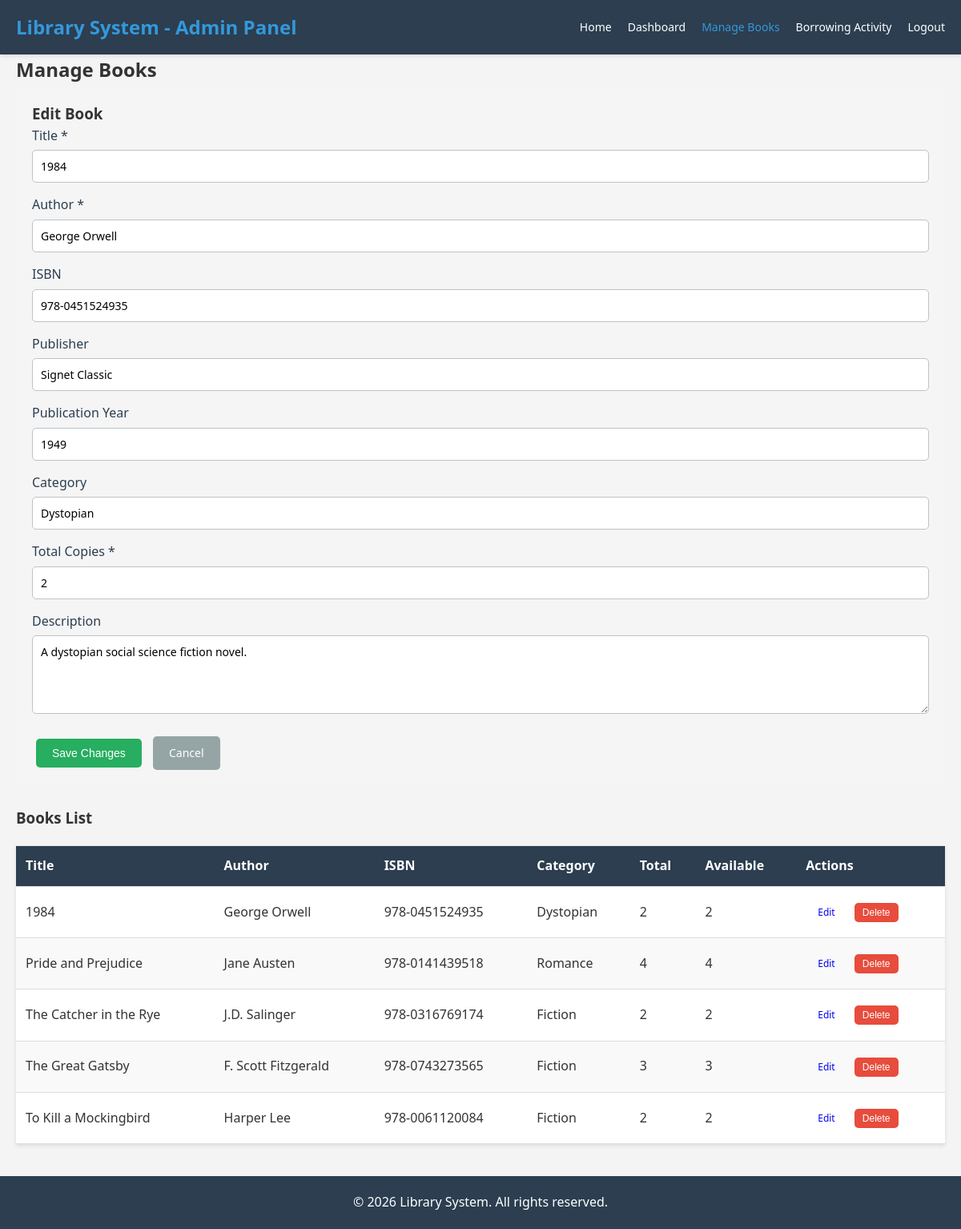
/admin/books.php?edit=3 (signed in), run on the app's committed database.
### tables this page shows
CREATE TABLE books (
    book_id INT PRIMARY KEY AUTO_INCREMENT,
    title VARCHAR(200) NOT NULL,
    author VARCHAR(100) NOT NULL,
    isbn VARCHAR(20) UNIQUE,
    publisher VARCHAR(100),
    publication_year YEAR,
    category VARCHAR(50),
    total_copies INT DEFAULT 1,
    available_copies INT DEFAULT 1,
    description TEXT,
    created_at TIMESTAMP DEFAULT CURRENT_TIMESTAMP,
    updated_at TIMESTAMP DEFAULT CURRENT_TIMESTAMP ON UPDATE CURRENT_TIMESTAMP
);

### includes/Database.php (called while the page is built, shortened)
<?php
class Database {
    private $connection;
    private $host;
    private $user;
    private $pass;
    private $db;
    public function __construct() {
        $this->host = DB_HOST;
        $this->user = DB_USER;
        $this->pass = DB_PASS;
        $this->db = DB_NAME;
    }
    private function connect() {
        $this->connection = new mysqli($this->host, $this->user, $this->pass, $this->db);
        $this->connection->set_charset("utf8");
    }
    public function query($sql) {
        $result = $this->connection->query($sql);
        return $result;
    }
    public function prepare($sql) {
        return $this->connection->prepare($sql);
    }
}
?>

### includes/Book.php (called while the page is built, shortened)
<?php
require_once __DIR__ . '/Database.php';
class Book {
    private $db;
    public function __construct() {
        $this->db = new Database();
    }
    public function getAllBooks() {
        $sql = "SELECT * FROM books ORDER BY title ASC";
        $result = $this->db->query($sql);
        return $result->fetch_all(MYSQLI_ASSOC);
    }
    public function getBookById($book_id) {
        $sql = "SELECT * FROM books WHERE book_id = ?";
        $stmt = $this->db->prepare($sql);
        $stmt->bind_param('i', $book_id);
        $stmt->execute();
        return $stmt->get_result()->fetch_assoc();
    }
}
?>

### admin/books.php (the view, shortened to what this page needs)
<?php
require_once '../includes/Book.php';
$book = new Book();
$edit_book = null;
if (isset($_GET['edit'])) {
    $edit_book = $book->getBookById(intval($_GET['edit']));
}
$books = $book->getAllBooks();
?>
<!DOCTYPE html>
<html lang="en">
<head>
    <link rel="stylesheet" href="../css/style.css">
</head>
<body>
    <div class="navbar">
        <div class="container">
            <h1 class="logo">Library System - Admin Panel</h1>
            <nav>
                <ul>
                    <li><a href="../index.php">Home</a></li>
                    <li><a href="dashboard.php">Dashboard</a></li>
                    <li><a href="books.php" class="active">Manage Books</a></li>
                    <li><a href="borrowing.php">Borrowing Activity</a></li>
                    <li><a href="../pages/logout.php">Logout</a></li>
                </ul>
            </nav>
        </div>
    </div>
    <div class="container">
        <h2>Manage Books</h2>
        <?php if (!empty($edit_book)): ?>
            <div style="margin-bottom: 20px; padding: 20px; background: #f5f5f5; border-radius: 5px;">
                <h3>Edit Book</h3>
                <form method="POST">
                    <div class="form-group">
                        <label>Title *</label>
                        <input type="text" name="title" required value="<?php echo htmlspecialchars($edit_book['title']); ?>">
                    </div>
                    <div class="form-group">
                        <label>Author *</label>
                        <input type="text" name="author" required value="<?php echo htmlspecialchars($edit_book['author']); ?>">
                    </div>
                    <div class="form-group">
                        <label>ISBN</label>
                        <input type="text" name="isbn" value="<?php echo htmlspecialchars($edit_book['isbn'] ?? ''); ?>">
                    </div>
                    <div class="form-group">
                        <label>Publisher</label>
                        <input type="text" name="publisher" value="<?php echo htmlspecialchars($edit_book['publisher'] ?? ''); ?>">
                    </div>
                    <div class="form-group">
                        <label>Publication Year</label>
                        <input type="number" name="publication_year" min="1900" max="<?php echo date('Y'); ?>" value="<?php echo htmlspecialchars($edit_book['publication_year'] ?? ''); ?>">
                    </div>
                    <div class="form-group">
                        <label>Category</label>
                        <input type="text" name="category" value="<?php echo htmlspecialchars($edit_book['category'] ?? ''); ?>">
                    </div>
                    <div class="form-group">
                        <label>Total Copies *</label>
                        <input type="number" name="total_copies" min="1" required value="<?php echo $edit_book['total_copies']; ?>">
                    </div>
                    <div class="form-group">
                        <label>Description</label>
                        <textarea name="description" rows="4"><?php echo htmlspecialchars($edit_book['description'] ?? ''); ?></textarea>
                    </div>
                    <button type="submit" class="btn btn-success">Save Changes</button>
                    <a href="books.php" class="btn btn-secondary">Cancel</a>
                </form>
            </div>
        <?php endif; ?>
        <h3>Books List</h3>
        <?php if (empty($books)): ?>
            <p>No books found.</p>
        <?php else: ?>
            <table class="table">
                <thead>
                    <tr>
                        <th>Title</th>
                        <th>Author</th>
                        <th>ISBN</th>
                        <th>Category</th>
                        <th>Total</th>
                        <th>Available</th>
                        <th>Actions</th>
                    </tr>
                </thead>
                <tbody>
                    <?php foreach ($books as $b): ?>
                        <tr>
                            <td><?php echo htmlspecialchars($b['title']); ?></td>
                            <td><?php echo htmlspecialchars($b['author']); ?></td>
                            <td><?php echo htmlspecialchars($b['isbn'] ?? '-'); ?></td>
                            <td><?php echo htmlspecialchars($b['category'] ?? '-'); ?></td>
                            <td><?php echo $b['total_copies']; ?></td>
                            <td><?php echo $b['available_copies']; ?></td>
                            <td>
                                <a href="books.php?edit=<?php echo $b['book_id']; ?>" class="btn btn-sm">Edit</a>
                                <form method="POST" style="display: inline;" onsubmit="return confirm('Delete this book?');">
                                    <button type="submit" class="btn btn-sm btn-danger">Delete</button>
                                </form>
                            </td>
                        </tr>
                    <?php endforeach; ?>
                </tbody>
            </table>
        <?php endif; ?>
    </div>
    <footer>
        <p>&copy; <?php echo date('Y'); ?> Library System. All rights reserved.</p>
    </footer>
</body>
</html>

### css/style.css (style rules this page uses)
* { margin: 0; padding: 0; box-sizing: border-box; }
body { font-family: 'Segoe UI', Tahoma, Geneva, Verdana, sans-serif; line-height: 1.6; color: #333; background-color: #f4f4f4; }
.container { max-width: 1200px; margin: 0 auto; padding: 0 20px; }
.navbar { background-color: #2c3e50; color: white; padding: 15px 0; box-shadow: 0 2px 5px rgba(0,0,0,0.1); position: sticky; top: 0; z-index: 100; }
.navbar .container { display: flex; justify-content: space-between; align-items: center; }
.navbar .logo { font-size: 24px; font-weight: bold; color: #3498db; }
.navbar nav ul { list-style: none; display: flex; gap: 20px; flex-wrap: wrap; }
.navbar nav a { color: white; text-decoration: none; transition: color 0.3s; font-size: 14px; }
.navbar nav a:hover, .navbar nav a.active { color: #3498db; }
.btn { display: inline-block; padding: 10px 20px; border: none; border-radius: 5px; cursor: pointer; text-decoration: none; transition: all 0.3s; font-size: 14px; margin: 5px; }
.btn-secondary { background-color: #95a5a6; color: white; }
.btn-success { background-color: #27ae60; color: white; }
.btn-danger { background-color: #e74c3c; color: white; }
.btn-sm { padding: 5px 10px; font-size: 12px; }
.form-group { margin-bottom: 15px; }
.form-group label { display: block; margin-bottom: 5px; font-weight: 500; color: #2c3e50; }
.form-group input, .form-group textarea { width: 100%; padding: 10px; border: 1px solid #bdc3c7; border-radius: 5px; font-size: 14px; font-family: inherit; }
.form-group textarea { resize: vertical; }
.table { width: 100%; border-collapse: collapse; background: white; margin: 20px 0; box-shadow: 0 2px 5px rgba(0,0,0,0.1); }
.table thead { background-color: #2c3e50; color: white; }
.table th, .table td { padding: 12px; text-align: left; border-bottom: 1px solid #ddd; }
.table tbody tr:nth-child(even) { background-color: #f9f9f9; }
footer { background-color: #2c3e50; color: white; text-align: center; padding: 20px; margin-top: 40px; }

### data on the page
books: title "1984", author "George Orwell", isbn "978-0451524935", publisher "Signet Classic", publication_year "1949", category "Dystopian", total_copies "2", description "A dystopian social science fiction novel.", available_copies "2"
books: title "Pride and Prejudice", author "Jane Austen", isbn "978-0141439518", category "Romance", total_copies "4", available_copies "4"
books: title "The Catcher in the Rye", author "J.D. Salinger", isbn "978-0316769174", category "Fiction", total_copies "2", available_copies "2"
books: title "The Great Gatsby", author "F. Scott Fitzgerald", isbn "978-0743273565", category "Fiction", total_copies "3", available_copies "3"
books: title "To Kill a Mockingbird", author "Harper Lee", isbn "978-0061120084", category "Fiction", total_copies "2", available_copies "2"
